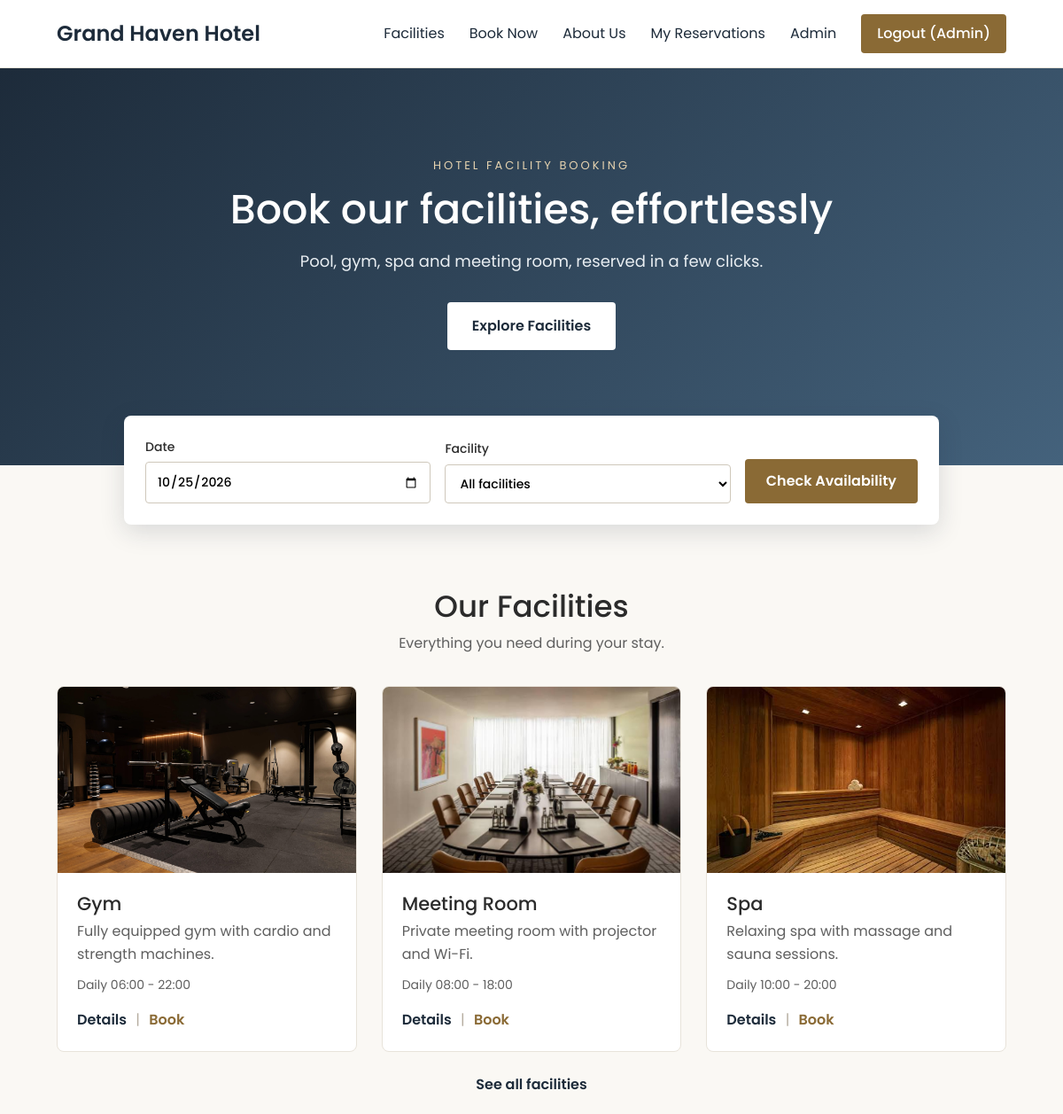
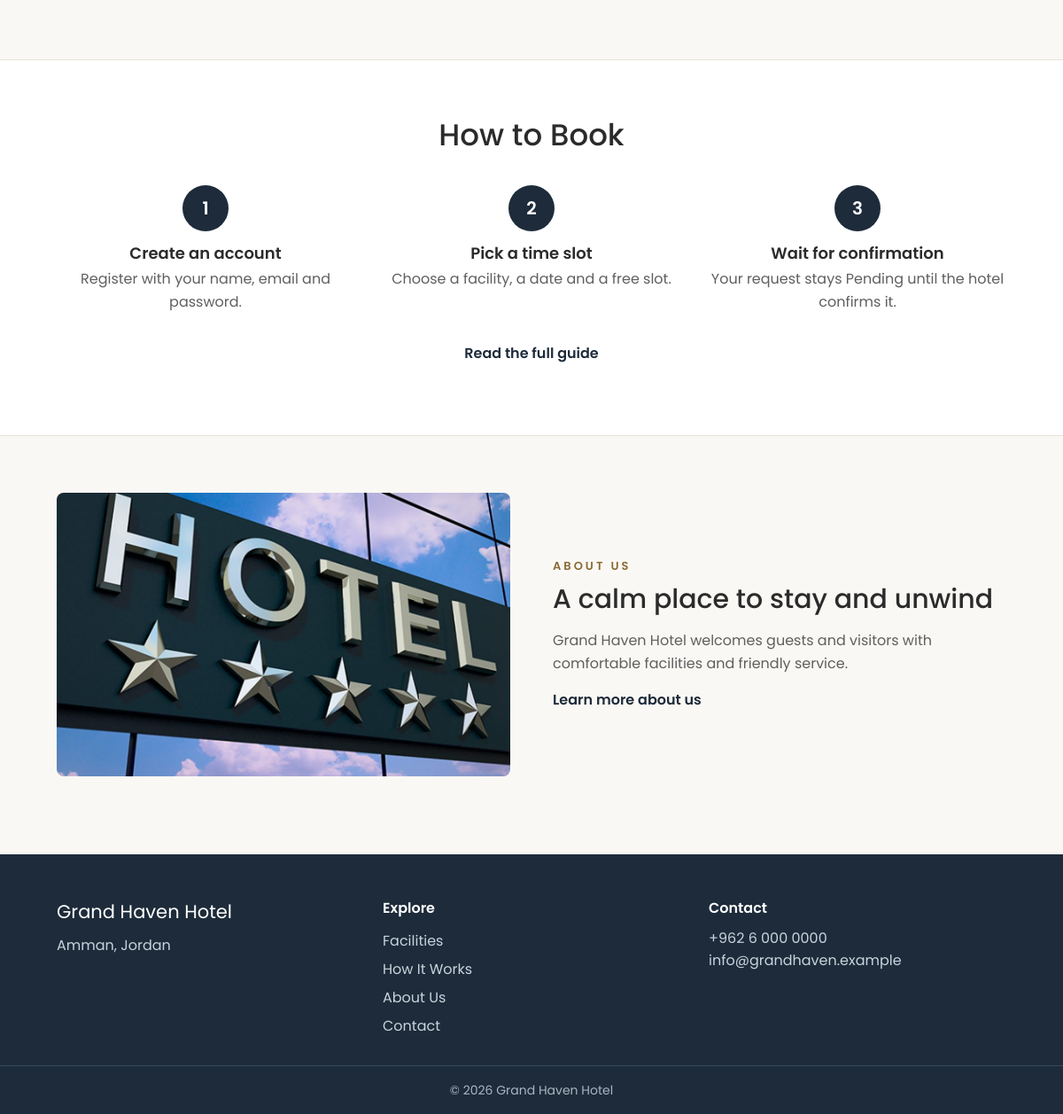
The page / (signed in) on the database its author committed (2 pictures, top to bottom).
### tables this page shows
CREATE TABLE users (
    id INT AUTO_INCREMENT PRIMARY KEY,
    name VARCHAR(100) NOT NULL,
    email VARCHAR(150) NOT NULL UNIQUE,
    password VARCHAR(255) NOT NULL,
    role ENUM('user','admin') NOT NULL DEFAULT 'user',
    is_active TINYINT(1) NOT NULL DEFAULT 1
);

CREATE TABLE facilities (
    id INT AUTO_INCREMENT PRIMARY KEY,
    name VARCHAR(100) NOT NULL,
    short_description VARCHAR(255) NOT NULL,
    description TEXT NOT NULL,
    image VARCHAR(100) NOT NULL DEFAULT 'placeholder.jpg',
    opening_hours VARCHAR(100) NOT NULL DEFAULT '',
    guidelines TEXT NULL
);

### includes/helpers.php (called while the page is built, shortened)
<?php
function e($value): string
{
    return htmlspecialchars((string) $value, ENT_QUOTES, 'UTF-8');
}
function url(string $path = ''): string
{
    return BASE . '/' . ltrim($path, '/');
}
function asset(string $path): string
{
    return BASE . '/assets/' . ltrim($path, '/');
}

### includes/autoload.php (called while the page is built, shortened)
<?php
spl_autoload_register(function ($class) {
    $file = ROOT . '/classes/' . $class . '.php';
});

### classes/Database.php (called while the page is built)
<?php
class Database
{
    private static ?PDO $pdo = null;
    public static function pdo(): PDO
    {
        if (self::$pdo === null) {
            self::$pdo = new PDO(
                'mysql:host=' . DB_HOST . ';dbname=' . DB_NAME . ';charset=utf8mb4',
                DB_USER,
                DB_PASS,
                [
                    PDO::ATTR_ERRMODE            => PDO::ERRMODE_EXCEPTION,
                    PDO::ATTR_DEFAULT_FETCH_MODE => PDO::FETCH_ASSOC,
                ]
            );
        }
        return self::$pdo;
    }
}

### classes/Model.php (called while the page is built, shortened)
<?php
abstract class Model
{
    public function __construct()
    {
        $this->db = Database::pdo();
    }
}

### classes/Auth.php (called while the page is built, shortened)
<?php
class Auth extends Model
{
    private static $user = false;
    public function user(): ?array
    {
        if (self::$user === false) {
            self::$user = null;
            if (!empty($_SESSION['user_id'])) {
                $stmt = $this->db->prepare('SELECT * FROM users WHERE id = ? AND is_active = 1');
                $stmt->execute([$_SESSION['user_id']]);
                self::$user = $stmt->fetch() ?: null;
            }
        }
        return self::$user;
    }
}

### classes/Facility.php (called while the page is built, shortened)
<?php
class Facility extends Model
{
    public function all(): array
    {
        return $this->db->query('SELECT * FROM facilities ORDER BY name')->fetchAll();
    }
    public static function imageUrl(?string $file): string
    {
        return asset('images/' . $file);
    }
}

### index.php (the view, shortened to what this page needs)
<?php
$fullWidth  = true;
$facilities = (new Facility())->all();
$featured   = array_slice($facilities, 0, 3);
include ROOT . '/includes/header.php';
?>
<section class="hero">
    <div class="hero-inner">
        <p class="eyebrow">Hotel facility booking</p>
        <h1>Book our facilities, effortlessly</h1>
        <p class="hero-text">Pool, gym, spa and meeting room, reserved in a few clicks.</p>
        <a class="btn btn-light" href="<?= url('pages/facilities.php') ?>">Explore Facilities</a>
    </div>
</section>
<section class="container">
    <form method="get" action="<?= url('pages/availability.php') ?>" class="booking-bar">
        <label>Date
            <input type="date" name="date" value="<?= date('Y-m-d') ?>" min="<?= date('Y-m-d') ?>">
        </label>
        <label>Facility
            <select name="facility">
                <option value="">All facilities</option>
            </select>
        </label>
        <button class="btn">Check Availability</button>
    </form>
</section>
<section class="container section">
    <h2 class="section-title">Our Facilities</h2>
    <p class="section-sub">Everything you need during your stay.</p>
    <div class="grid">
        <?php foreach ($featured as $f): ?>
            <?php include ROOT . '/includes/facility_card.php'; ?>
        <?php endforeach; ?>
    </div>
    <p class="center"><a class="strong" href="<?= url('pages/facilities.php') ?>">See all facilities</a></p>
</section>
<section class="band">
    <div class="container">
        <h2 class="section-title">How to Book</h2>
        <div class="steps">
            <div class="step"><span class="step-number">1</span><h3>Create an account</h3><p>Register with your name, email and password.</p></div>
            <div class="step"><span class="step-number">2</span><h3>Pick a time slot</h3><p>Choose a facility, a date and a free slot.</p></div>
            <div class="step"><span class="step-number">3</span><h3>Wait for confirmation</h3><p>Your request stays Pending until the hotel confirms it.</p></div>
        </div>
        <p class="center"><a class="strong" href="<?= url('pages/how_it_works.php') ?>">Read the full guide</a></p>
    </div>
</section>
<section class="container section about-teaser">
    <img src="<?= asset('images/hotel.jpg') ?>" alt="The hotel">
    <div>
        <p class="eyebrow gold">About us</p>
        <h2>A calm place to stay and unwind</h2>
        <p><?= e(HOTEL_NAME) ?> welcomes guests and visitors with comfortable facilities and friendly service.</p>
        <a class="strong" href="<?= url('pages/about.php') ?>">Learn more about us</a>
    </div>
</section>
<?php include ROOT . '/includes/footer.php'; ?>

### includes/header.php (shortened to what this page needs)
<?php $currentUser = (new Auth())->user(); ?>
<!DOCTYPE html>
<html lang="en">
<head>
    <link rel="stylesheet" href="<?= asset('css/style.css') ?>">
</head>
<body>
<header class="site-header">
    <nav class="main-nav container">
        <a class="brand" href="<?= url('index.php') ?>"><?= e(HOTEL_NAME) ?></a>
        <a href="<?= url('pages/facilities.php') ?>">Facilities</a>
        <a href="<?= url('pages/availability.php') ?>">Book Now</a>
        <a href="<?= url('pages/about.php') ?>">About Us</a>
        <?php if ($currentUser): ?>
            <a href="<?= url('pages/my_reservations.php') ?>">My Reservations</a>
            <?php if ($currentUser['role'] === 'admin'): ?>
                <a href="<?= url('admin/index.php') ?>">Admin</a>
            <?php endif; ?>
            <a class="btn btn-small" href="<?= url('pages/logout.php') ?>">Logout (<?= e($currentUser['name']) ?>)</a>
        <?php else: ?>
            <a href="<?= url('pages/login.php') ?>">Login</a>
            <a class="btn btn-small" href="<?= url('pages/register.php') ?>">Register</a>
        <?php endif; ?>
    </nav>
</header>
<main class="<?= !empty($fullWidth) ? 'full' : 'container page' ?>">

### includes/facility_card.php
<article class="facility-card">
    <img src="<?= e(Facility::imageUrl($f['image'])) ?>" alt="<?= e($f['name']) ?>">
    <div class="facility-body">
        <h3><?= e($f['name']) ?></h3>
        <p><?= e($f['short_description']) ?></p>
        <p class="hours"><?= e($f['opening_hours']) ?></p>
        <a href="<?= url('pages/facility.php?id=' . $f['id']) ?>">Details</a>
        <span class="sep">|</span>
        <a class="book-link" href="<?= url('pages/availability.php?facility=' . $f['id']) ?>">Book</a>
    </div>
</article>

### assets/css/style.css (style rules this page uses)
:root { --navy: #1d2b3a; --gold: #8a6a35; --ivory: #faf8f4; --line: #e8e3da; --muted: #5f5f5f; --serif: 'Poppins', Arial, sans-serif; --sans: 'Poppins', Arial, sans-serif; }
* { box-sizing: border-box; }
body { margin: 0; font-family: var(--sans); line-height: 1.6; background: var(--ivory); color: #2b2b2b; }
a { color: var(--navy); text-decoration: none; }
img { max-width: 100%; height: auto; }
h1, h2, h3 { font-family: var(--serif); font-weight: 500; line-height: 1.2; }
.container { max-width: 1120px; margin: 0 auto; padding-left: 24px; padding-right: 24px; }
.center { text-align: center; }
.strong { font-weight: 600; }
.site-header { background: #fff; border-bottom: 1px solid var(--line); }
.main-nav { display: flex; flex-wrap: wrap; align-items: center; gap: 12px 28px; padding-top: 16px; padding-bottom: 16px; }
.main-nav .brand { font-family: var(--serif); font-size: 24px; font-weight: 600; margin-right: auto; }
.btn, button { display: inline-block; background: var(--gold); color: #fff; border: 0; border-radius: 4px; padding: 12px 24px; font: inherit; font-weight: 600; cursor: pointer; }
.btn-small { padding: 9px 18px; font-weight: 500; }
.btn-light { background: #fff; color: var(--navy); padding: 14px 28px; }
.hero { background: linear-gradient(135deg, #1d2b3a, #44627c); color: #fff; text-align: center; padding: 100px 24px 130px; }
.hero-inner { max-width: 760px; margin: 0 auto; }
.hero h1 { font-size: 46px; margin: 0 0 16px; }
.hero-text { font-size: 18px; color: #e9eef2; margin: 0 0 32px; }
.eyebrow { letter-spacing: 3px; font-size: 13px; text-transform: uppercase; color: #e6d3b0; margin: 0 0 12px; }
.eyebrow.gold { color: var(--gold); font-weight: 600; margin-bottom: 8px; }
.booking-bar { max-width: 920px; margin: -56px auto 0; background: #fff; border-radius: 8px; box-shadow: 0 8px 28px rgba(29,43,58,.15); padding: 24px; display: flex; flex-wrap: wrap; gap: 16px; align-items: flex-end; position: relative; }
.booking-bar label { flex: 1 1 200px; display: flex; flex-direction: column; gap: 6px; font-size: 14px; font-weight: 500; }
.section { padding-top: 72px; padding-bottom: 24px; }
.section-title { text-align: center; font-size: 34px; margin: 0 0 8px; }
.section-sub { text-align: center; color: var(--muted); margin: 0 0 36px; }
.band { background: #fff; border-top: 1px solid var(--line); border-bottom: 1px solid var(--line); margin-top: 48px; padding: 64px 0; }
.band .section-title { margin-bottom: 36px; }
.grid { display: grid; grid-template-columns: repeat(auto-fit, minmax(280px, 1fr)); gap: 28px; margin-bottom: 24px; }
.facility-card { background: #fff; border: 1px solid var(--line); border-radius: 8px; overflow: hidden; }
.facility-card img { display: block; width: 100%; height: 210px; object-fit: cover; }
.facility-body { padding: 22px; }
.facility-body h3 { margin: 0 0 6px; font-size: 21px; }
.facility-body p { margin: 0 0 10px; color: var(--muted); }
.facility-body .hours { font-size: 14px; margin-bottom: 16px; }
.facility-body a { font-weight: 600; }
.facility-body .book-link { color: var(--gold); }
.sep { color: #b5ada0; margin: 0 6px; }
.steps { display: grid; grid-template-columns: repeat(auto-fit, minmax(240px, 1fr)); gap: 32px; text-align: center; margin-bottom: 32px; }
.step-number { display: flex; width: 52px; height: 52px; border-radius: 50%; background: var(--navy); color: #fff; align-items: center; justify-content: center; font-weight: 600; font-size: 20px; margin: 0 auto 14px; }
.step h3 { font-family: var(--sans); font-weight: 600; font-size: 18px; margin: 0 0 6px; }
.step p { margin: 0; color: var(--muted); }
.about-teaser { display: grid; grid-template-columns: repeat(auto-fit, minmax(300px, 1fr)); gap: 48px; align-items: center; padding-top: 64px; padding-bottom: 64px; }
.about-teaser img { width: 100%; height: 320px; object-fit: cover; border-radius: 8px; }
.about-teaser h2 { font-size: 30px; margin: 0 0 16px; }
.about-teaser p { color: var(--muted); }
input, select, textarea { padding: 10px 12px; border: 1px solid #cfc8bb; border-radius: 4px; font: inherit; background: #fff; }

### rows shown on the page
users: name "Admin"
facilities: image (picture), name "Gym", short_description "Fully equipped gym with cardio and strength machines.", opening_hours "Daily 06:00 - 22:00"
facilities: image (picture), name "Meeting Room", short_description "Private meeting room with projector and Wi-Fi.", opening_hours "Daily 08:00 - 18:00"
facilities: image (picture), name "Spa", short_description "Relaxing spa with massage and sauna sessions.", opening_hours "Daily 10:00 - 20:00"

### other values the page prints
HOTEL_NAME "Grand Haven Hotel"
HOTEL_ADDRESS "Amman, Jordan"
HOTEL_PHONE "+962 6 000 0000"
HOTEL_EMAIL "info@grandhaven.example"
